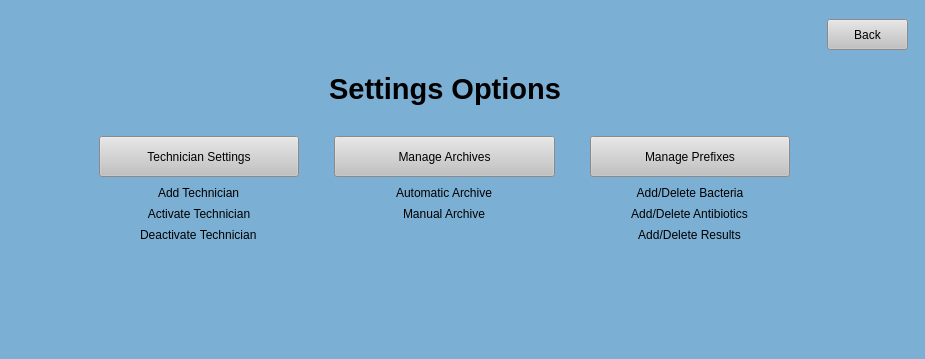
<?xml version="1.0" encoding="UTF-8"?>
<ui version="4.0">
 <class>MainWindow</class>
 <widget class="QMainWindow" name="MainWindow">
  <property name="geometry">
   <rect>
    <x>0</x>
    <y>0</y>
    <width>925</width>
    <height>359</height>
   </rect>
  </property>
  <property name="sizePolicy">
   <sizepolicy hsizetype="Fixed" vsizetype="Fixed">
    <horstretch>0</horstretch>
    <verstretch>0</verstretch>
   </sizepolicy>
  </property>
  <property name="minimumSize">
   <size>
    <width>925</width>
    <height>359</height>
   </size>
  </property>
  <property name="windowTitle">
   <string>MainWindow</string>
  </property>
  <property name="styleSheet">
   <string notr="true">background-color: rgb(123, 175, 212);</string>
  </property>
  <widget class="QWidget" name="centralwidget">
   <layout class="QGridLayout" name="gridLayout">
    <item row="1" column="3">
     <spacer name="horizontalSpacer_6">
      <property name="orientation">
       <enum>Qt::Horizontal</enum>
      </property>
      <property name="sizeType">
       <enum>QSizePolicy::Minimum</enum>
      </property>
      <property name="sizeHint" stdset="0">
       <size>
        <width>8</width>
        <height>5</height>
       </size>
      </property>
     </spacer>
    </item>
    <item row="1" column="1">
     <spacer name="horizontalSpacer">
      <property name="orientation">
       <enum>Qt::Horizontal</enum>
      </property>
      <property name="sizeType">
       <enum>QSizePolicy::MinimumExpanding</enum>
      </property>
      <property name="sizeHint" stdset="0">
       <size>
        <width>5</width>
        <height>20</height>
       </size>
      </property>
     </spacer>
    </item>
    <item row="1" column="2" alignment="Qt::AlignHCenter|Qt::AlignVCenter">
     <widget class="QPushButton" name="back">
      <property name="minimumSize">
       <size>
        <width>81</width>
        <height>31</height>
       </size>
      </property>
      <property name="maximumSize">
       <size>
        <width>81</width>
        <height>31</height>
       </size>
      </property>
      <property name="cursor">
       <cursorShape>PointingHandCursor</cursorShape>
      </property>
      <property name="styleSheet">
       <string notr="true">QPushButton:hover {

background-color: rgb(210, 210, 210);

}

QPushButton {

background-color: rgb(193, 193, 193);

}</string>
      </property>
      <property name="text">
       <string>Back</string>
      </property>
     </widget>
    </item>
    <item row="3" column="1">
     <layout class="QVBoxLayout" name="verticalLayout" stretch="0,0,0">
      <property name="spacing">
       <number>0</number>
      </property>
      <property name="topMargin">
       <number>0</number>
      </property>
      <property name="bottomMargin">
       <number>0</number>
      </property>
      <item>
       <widget class="QLabel" name="label">
        <property name="text">
         <string>&lt;html&gt;&lt;head/&gt;&lt;body&gt;&lt;p align=&quot;center&quot;&gt;&lt;span style=&quot; font-size:22pt; font-weight:600;&quot;&gt;Settings Options&lt;/span&gt;&lt;/p&gt;&lt;/body&gt;&lt;/html&gt;</string>
        </property>
       </widget>
      </item>
      <item>
       <spacer name="verticalSpacer">
        <property name="orientation">
         <enum>Qt::Vertical</enum>
        </property>
        <property name="sizeType">
         <enum>QSizePolicy::Minimum</enum>
        </property>
        <property name="sizeHint" stdset="0">
         <size>
          <width>20</width>
          <height>30</height>
         </size>
        </property>
       </spacer>
      </item>
      <item>
       <layout class="QGridLayout" name="gridLayout_2">
        <property name="topMargin">
         <number>0</number>
        </property>
        <item row="0" column="6">
         <spacer name="horizontalSpacer_3">
          <property name="orientation">
           <enum>Qt::Horizontal</enum>
          </property>
          <property name="sizeHint" stdset="0">
           <size>
            <width>40</width>
            <height>20</height>
           </size>
          </property>
         </spacer>
        </item>
        <item row="0" column="0">
         <spacer name="horizontalSpacer_2">
          <property name="orientation">
           <enum>Qt::Horizontal</enum>
          </property>
          <property name="sizeHint" stdset="0">
           <size>
            <width>40</width>
            <height>20</height>
           </size>
          </property>
         </spacer>
        </item>
        <item row="0" column="4">
         <spacer name="horizontalSpacer_5">
          <property name="orientation">
           <enum>Qt::Horizontal</enum>
          </property>
          <property name="sizeType">
           <enum>QSizePolicy::Minimum</enum>
          </property>
          <property name="sizeHint" stdset="0">
           <size>
            <width>35</width>
            <height>15</height>
           </size>
          </property>
         </spacer>
        </item>
        <item row="2" column="1" colspan="5">
         <spacer name="verticalSpacer_4">
          <property name="orientation">
           <enum>Qt::Vertical</enum>
          </property>
          <property name="sizeType">
           <enum>QSizePolicy::Expanding</enum>
          </property>
          <property name="sizeHint" stdset="0">
           <size>
            <width>20</width>
            <height>30</height>
           </size>
          </property>
         </spacer>
        </item>
        <item row="0" column="5" alignment="Qt::AlignLeft">
         <widget class="QPushButton" name="managePrefixes">
          <property name="minimumSize">
           <size>
            <width>200</width>
            <height>41</height>
           </size>
          </property>
          <property name="maximumSize">
           <size>
            <width>221</width>
            <height>41</height>
           </size>
          </property>
          <property name="cursor">
           <cursorShape>PointingHandCursor</cursorShape>
          </property>
          <property name="styleSheet">
           <string notr="true">QPushButton:hover {

background-color: rgb(210, 210, 210);

}

QPushButton {

background-color: rgb(193, 193, 193);

}</string>
          </property>
          <property name="text">
           <string>Manage Prefixes</string>
          </property>
         </widget>
        </item>
        <item row="0" column="1" alignment="Qt::AlignRight|Qt::AlignVCenter">
         <widget class="QPushButton" name="technicianSettings">
          <property name="minimumSize">
           <size>
            <width>200</width>
            <height>41</height>
           </size>
          </property>
          <property name="maximumSize">
           <size>
            <width>221</width>
            <height>41</height>
           </size>
          </property>
          <property name="cursor">
           <cursorShape>PointingHandCursor</cursorShape>
          </property>
          <property name="styleSheet">
           <string notr="true">QPushButton:hover {

background-color: rgb(210, 210, 210);

}

QPushButton {

background-color: rgb(193, 193, 193);

}</string>
          </property>
          <property name="text">
           <string>Technician Settings</string>
          </property>
         </widget>
        </item>
        <item row="1" column="1">
         <layout class="QVBoxLayout" name="verticalLayout_3">
          <property name="spacing">
           <number>6</number>
          </property>
          <property name="sizeConstraint">
           <enum>QLayout::SetDefaultConstraint</enum>
          </property>
          <property name="topMargin">
           <number>8</number>
          </property>
          <item alignment="Qt::AlignHCenter">
           <widget class="QLabel" name="label_12">
            <property name="minimumSize">
             <size>
              <width>0</width>
              <height>15</height>
             </size>
            </property>
            <property name="maximumSize">
             <size>
              <width>16777215</width>
              <height>15</height>
             </size>
            </property>
            <property name="text">
             <string>Add Technician</string>
            </property>
           </widget>
          </item>
          <item>
           <widget class="QLabel" name="label_13">
            <property name="minimumSize">
             <size>
              <width>0</width>
              <height>15</height>
             </size>
            </property>
            <property name="maximumSize">
             <size>
              <width>16777215</width>
              <height>15</height>
             </size>
            </property>
            <property name="text">
             <string>Activate Technician</string>
            </property>
            <property name="alignment">
             <set>Qt::AlignCenter</set>
            </property>
           </widget>
          </item>
          <item alignment="Qt::AlignHCenter">
           <widget class="QLabel" name="label_14">
            <property name="minimumSize">
             <size>
              <width>0</width>
              <height>15</height>
             </size>
            </property>
            <property name="maximumSize">
             <size>
              <width>16777215</width>
              <height>15</height>
             </size>
            </property>
            <property name="text">
             <string>Deactivate Technician</string>
            </property>
           </widget>
          </item>
          <item>
           <spacer name="verticalSpacer_6">
            <property name="orientation">
             <enum>Qt::Vertical</enum>
            </property>
            <property name="sizeHint" stdset="0">
             <size>
              <width>20</width>
              <height>40</height>
             </size>
            </property>
           </spacer>
          </item>
         </layout>
        </item>
        <item row="0" column="2">
         <spacer name="horizontalSpacer_7">
          <property name="orientation">
           <enum>Qt::Horizontal</enum>
          </property>
          <property name="sizeType">
           <enum>QSizePolicy::Minimum</enum>
          </property>
          <property name="sizeHint" stdset="0">
           <size>
            <width>35</width>
            <height>15</height>
           </size>
          </property>
         </spacer>
        </item>
        <item row="0" column="3">
         <widget class="QPushButton" name="manageArchives">
          <property name="minimumSize">
           <size>
            <width>221</width>
            <height>41</height>
           </size>
          </property>
          <property name="cursor">
           <cursorShape>PointingHandCursor</cursorShape>
          </property>
          <property name="styleSheet">
           <string notr="true">QPushButton:hover {

background-color: rgb(210, 210, 210);

}

QPushButton {

background-color: rgb(193, 193, 193);

}</string>
          </property>
          <property name="text">
           <string>Manage Archives</string>
          </property>
         </widget>
        </item>
        <item row="1" column="3">
         <layout class="QVBoxLayout" name="verticalLayout_4" stretch="0,0,0">
          <property name="spacing">
           <number>6</number>
          </property>
          <property name="topMargin">
           <number>8</number>
          </property>
          <item alignment="Qt::AlignHCenter|Qt::AlignVCenter">
           <widget class="QLabel" name="label_8">
            <property name="minimumSize">
             <size>
              <width>0</width>
              <height>15</height>
             </size>
            </property>
            <property name="maximumSize">
             <size>
              <width>16777215</width>
              <height>15</height>
             </size>
            </property>
            <property name="text">
             <string>Automatic Archive</string>
            </property>
            <property name="alignment">
             <set>Qt::AlignCenter</set>
            </property>
           </widget>
          </item>
          <item alignment="Qt::AlignHCenter|Qt::AlignVCenter">
           <widget class="QLabel" name="label_9">
            <property name="minimumSize">
             <size>
              <width>0</width>
              <height>15</height>
             </size>
            </property>
            <property name="maximumSize">
             <size>
              <width>16777215</width>
              <height>15</height>
             </size>
            </property>
            <property name="text">
             <string>Manual Archive</string>
            </property>
            <property name="alignment">
             <set>Qt::AlignCenter</set>
            </property>
           </widget>
          </item>
          <item>
           <spacer name="verticalSpacer_7">
            <property name="orientation">
             <enum>Qt::Vertical</enum>
            </property>
            <property name="sizeHint" stdset="0">
             <size>
              <width>20</width>
              <height>40</height>
             </size>
            </property>
           </spacer>
          </item>
         </layout>
        </item>
        <item row="1" column="5">
         <layout class="QVBoxLayout" name="verticalLayout_5">
          <property name="spacing">
           <number>6</number>
          </property>
          <property name="topMargin">
           <number>8</number>
          </property>
          <item>
           <widget class="QLabel" name="label_17">
            <property name="minimumSize">
             <size>
              <width>0</width>
              <height>15</height>
             </size>
            </property>
            <property name="maximumSize">
             <size>
              <width>16777215</width>
              <height>15</height>
             </size>
            </property>
            <property name="text">
             <string>Add/Delete Bacteria</string>
            </property>
            <property name="alignment">
             <set>Qt::AlignCenter</set>
            </property>
           </widget>
          </item>
          <item alignment="Qt::AlignHCenter|Qt::AlignVCenter">
           <widget class="QLabel" name="label_18">
            <property name="minimumSize">
             <size>
              <width>0</width>
              <height>15</height>
             </size>
            </property>
            <property name="maximumSize">
             <size>
              <width>16777215</width>
              <height>15</height>
             </size>
            </property>
            <property name="text">
             <string>Add/Delete Antibiotics</string>
            </property>
            <property name="alignment">
             <set>Qt::AlignCenter</set>
            </property>
           </widget>
          </item>
          <item alignment="Qt::AlignHCenter|Qt::AlignVCenter">
           <widget class="QLabel" name="label_19">
            <property name="minimumSize">
             <size>
              <width>0</width>
              <height>15</height>
             </size>
            </property>
            <property name="maximumSize">
             <size>
              <width>16777215</width>
              <height>15</height>
             </size>
            </property>
            <property name="text">
             <string>Add/Delete Results</string>
            </property>
            <property name="alignment">
             <set>Qt::AlignCenter</set>
            </property>
           </widget>
          </item>
          <item>
           <spacer name="verticalSpacer_8">
            <property name="orientation">
             <enum>Qt::Vertical</enum>
            </property>
            <property name="sizeType">
             <enum>QSizePolicy::Expanding</enum>
            </property>
            <property name="sizeHint" stdset="0">
             <size>
              <width>20</width>
              <height>40</height>
             </size>
            </property>
           </spacer>
          </item>
         </layout>
        </item>
       </layout>
      </item>
     </layout>
    </item>
    <item row="3" column="0">
     <spacer name="horizontalSpacer_4">
      <property name="orientation">
       <enum>Qt::Horizontal</enum>
      </property>
      <property name="sizeType">
       <enum>QSizePolicy::Minimum</enum>
      </property>
      <property name="sizeHint" stdset="0">
       <size>
        <width>60</width>
        <height>20</height>
       </size>
      </property>
     </spacer>
    </item>
    <item row="10" column="1">
     <spacer name="verticalSpacer_2">
      <property name="orientation">
       <enum>Qt::Vertical</enum>
      </property>
      <property name="sizeType">
       <enum>QSizePolicy::MinimumExpanding</enum>
      </property>
      <property name="sizeHint" stdset="0">
       <size>
        <width>20</width>
        <height>0</height>
       </size>
      </property>
     </spacer>
    </item>
    <item row="2" column="1">
     <spacer name="verticalSpacer_3">
      <property name="orientation">
       <enum>Qt::Vertical</enum>
      </property>
      <property name="sizeType">
       <enum>QSizePolicy::MinimumExpanding</enum>
      </property>
      <property name="sizeHint" stdset="0">
       <size>
        <width>20</width>
        <height>0</height>
       </size>
      </property>
     </spacer>
    </item>
    <item row="0" column="2">
     <spacer name="verticalSpacer_5">
      <property name="orientation">
       <enum>Qt::Vertical</enum>
      </property>
      <property name="sizeType">
       <enum>QSizePolicy::Minimum</enum>
      </property>
      <property name="sizeHint" stdset="0">
       <size>
        <width>5</width>
        <height>10</height>
       </size>
      </property>
     </spacer>
    </item>
   </layout>
  </widget>
  <widget class="QMenuBar" name="menubar">
   <property name="geometry">
    <rect>
     <x>0</x>
     <y>0</y>
     <width>925</width>
     <height>21</height>
    </rect>
   </property>
  </widget>
  <widget class="QStatusBar" name="statusbar"/>
 </widget>
 <resources/>
 <connections/>
</ui>
